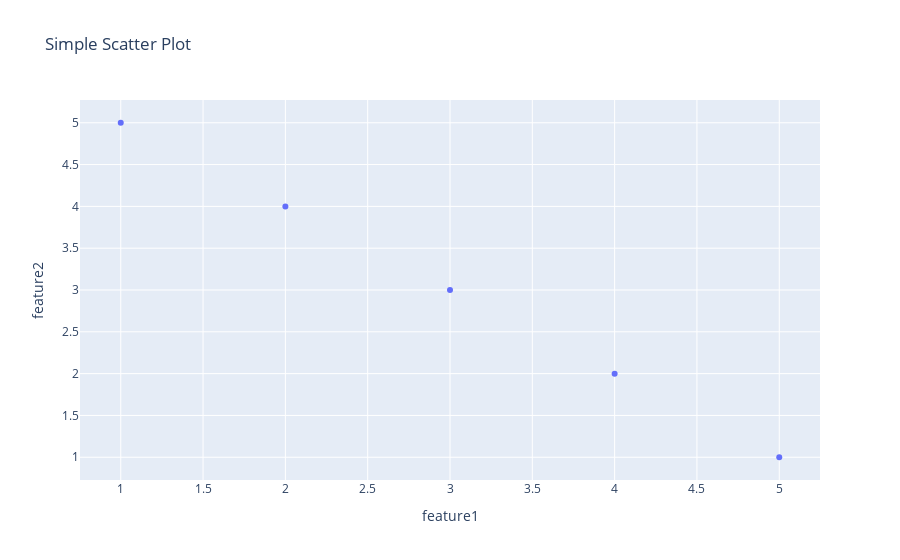

This figure's notebook cell:
### Code cell
import plotly.express as px
import pandas as pd

# Create a simple dataframe
df = pd.DataFrame({
    'feature1': [1, 2, 3, 4, 5],
    'feature2': [5, 4, 3, 2, 1]
})

# Plotly scatter plot
fig = px.scatter(df, x='feature1', y='feature2', title="Simple Scatter Plot")
fig.show()

### Figure 1 — Plotly figure (JSON) as saved in the notebook; plotly's stock layout.template omitted (floating-point values rounded to 4 significant figures)
{"data": [{"hovertemplate": "feature1=%{x}<br>feature2=%{y}<extra></extra>", "legendgroup": "", "marker": {"color": "#636efa", "symbol": "circle"}, "mode": "markers", "name": "", "orientation": "v", "showlegend": false, "type": "scatter", "x": [1, 2, 3, 4, 5], "xaxis": "x", "y": [5, 4, 3, 2, 1], "yaxis": "y"}], "layout": {"legend": {"tracegroupgap": 0}, "title": {"text": "Simple Scatter Plot"}, "xaxis": {"anchor": "y", "domain": [0, 1], "title": {"text": "feature1"}}, "yaxis": {"anchor": "x", "domain": [0, 1], "title": {"text": "feature2"}}}}
